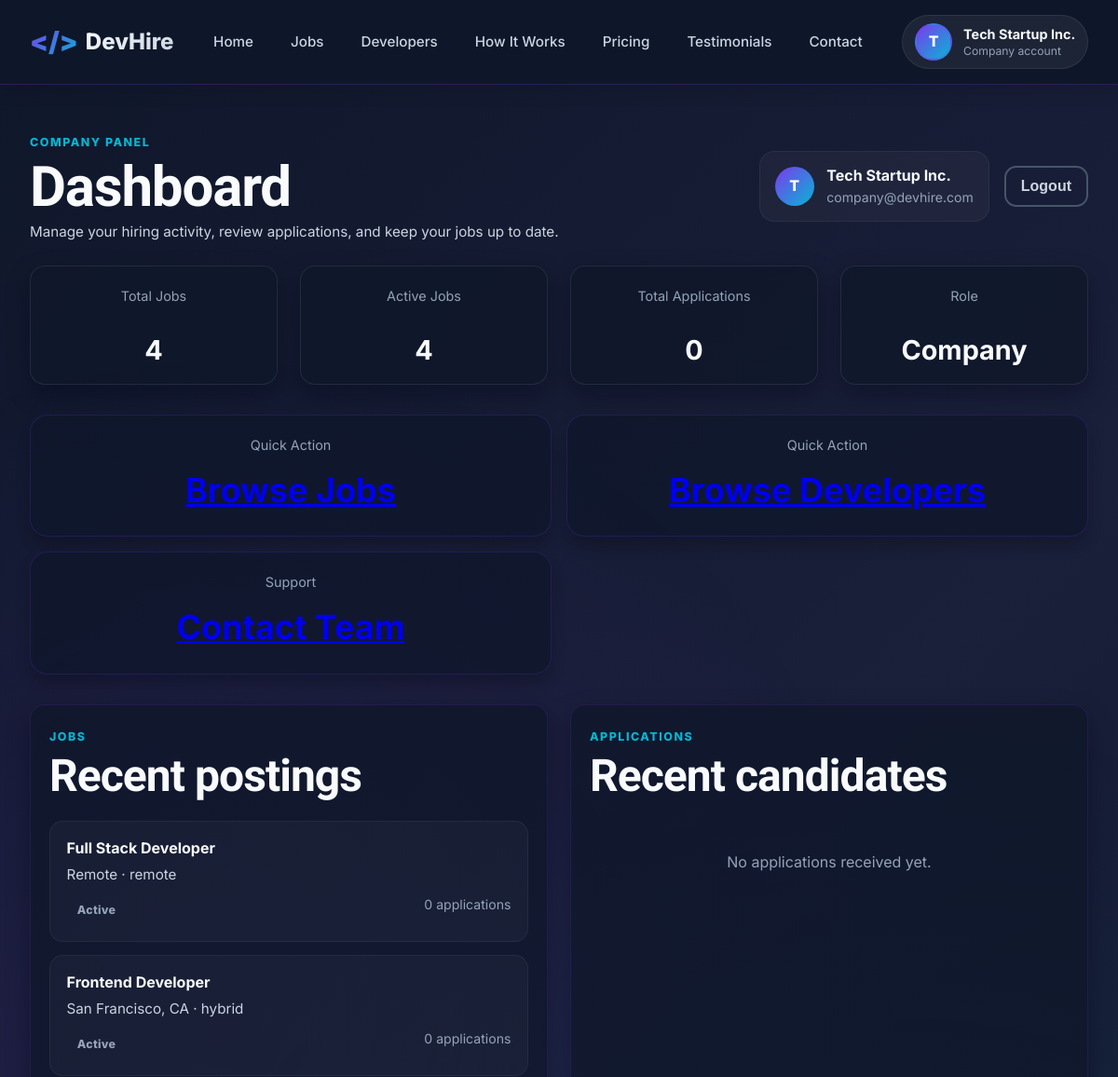
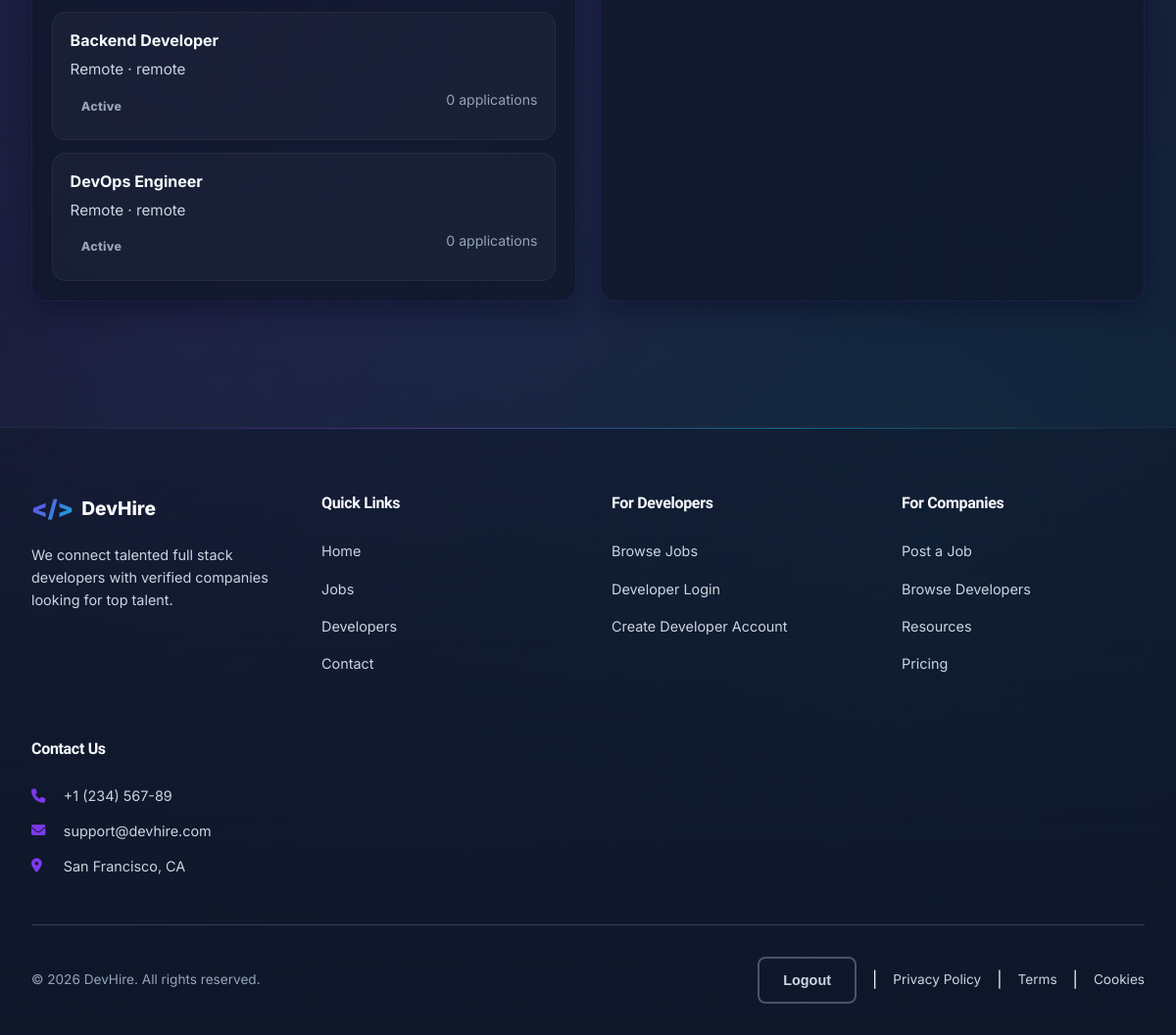
Screenshot of /company/dashboard.php (signed in) with the database file from the repository (2 pictures, top to bottom).
### tables this page shows
CREATE TABLE users (
    id INT PRIMARY KEY AUTO_INCREMENT,
    fullName VARCHAR(255) NOT NULL,
    email VARCHAR(255) NOT NULL UNIQUE,
    password VARCHAR(255) NOT NULL,
    firebase_uid VARCHAR(255) DEFAULT NULL UNIQUE,
    provider VARCHAR(100) DEFAULT 'password',
    phone VARCHAR(20) DEFAULT NULL,
    role ENUM('developer', 'company') NOT NULL DEFAULT 'developer',
    experience VARCHAR(50) DEFAULT NULL,
    techStack LONGTEXT DEFAULT NULL,
    portfolio_url VARCHAR(255) DEFAULT NULL,
    company_name VARCHAR(255) DEFAULT NULL,
    company_description LONGTEXT DEFAULT NULL,
    profile_image VARCHAR(255) DEFAULT NULL,
    bio LONGTEXT DEFAULT NULL,
    verified BOOLEAN NOT NULL DEFAULT FALSE,
    last_login_at TIMESTAMP NULL DEFAULT NULL,
    created_at TIMESTAMP NOT NULL DEFAULT CURRENT_TIMESTAMP,
    updated_at TIMESTAMP NOT NULL DEFAULT CURRENT_TIMESTAMP ON UPDATE CURRENT_TIMESTAMP,
    INDEX idx_email (email),
    INDEX idx_role (role),
    INDEX idx_firebase_uid (firebase_uid),
    INDEX idx_provider (provider)
);

CREATE TABLE jobs (
    id INT PRIMARY KEY AUTO_INCREMENT,
    title VARCHAR(255) NOT NULL,
    company_id INT NOT NULL,
    description LONGTEXT NOT NULL,
    requirements LONGTEXT NOT NULL,
    salary_min INT DEFAULT NULL,
    salary_max INT DEFAULT NULL,
    experience_level VARCHAR(50) DEFAULT NULL,
    job_type ENUM('full-time', 'part-time', 'contract', 'freelance') NOT NULL DEFAULT 'full-time',
    work_mode ENUM('remote', 'hybrid', 'on-site') NOT NULL DEFAULT 'remote',
    location VARCHAR(255) DEFAULT NULL,
    tech_stack LONGTEXT DEFAULT NULL,
    applications_count INT NOT NULL DEFAULT 0,
    status ENUM('active', 'inactive', 'closed') NOT NULL DEFAULT 'active',
    featured BOOLEAN NOT NULL DEFAULT FALSE,
    created_at TIMESTAMP NOT NULL DEFAULT CURRENT_TIMESTAMP,
    updated_at TIMESTAMP NOT NULL DEFAULT CURRENT_TIMESTAMP ON UPDATE CURRENT_TIMESTAMP,
    CONSTRAINT fk_jobs_company FOREIGN KEY (company_id) REFERENCES users(id) ON DELETE CASCADE,
    INDEX idx_status (status),
    INDEX idx_company (company_id),
    INDEX idx_featured (featured),
    FULLTEXT INDEX ft_title_description (title, description)
);

### company/dashboard.php (the view, shortened to what this page needs)
<?php
require_once __DIR__ . '/middleware.php';
$companyId = currentCompanyId();
$companyName = currentUserName();
$companyEmail = currentUserEmail();
$companyProfileStmt = $conn->prepare('SELECT fullName, email, company_name, company_description FROM users WHERE id = ? LIMIT 1');
$companyProfileStmt->bind_param('i', $companyId);
$companyProfileStmt->execute();
$companyProfile = $companyProfileStmt->get_result()->fetch_assoc() ?: [];
if (!empty($companyProfile)) {
    $companyName = (string) ($companyProfile['company_name'] ?? $companyProfile['fullName'] ?? $companyName);
    $companyEmail = (string) ($companyProfile['email'] ?? $companyEmail);
}
$totalJobsStmt = $conn->prepare('SELECT COUNT(*) AS total FROM jobs WHERE company_id = ?');
$totalJobsStmt->bind_param('i', $companyId);
$totalJobsStmt->execute();
$totalJobs = (int) ($totalJobsStmt->get_result()->fetch_assoc()['total'] ?? 0);
$activeJobsStmt = $conn->prepare("SELECT COUNT(*) AS total FROM jobs WHERE company_id = ? AND status = 'active'");
$activeJobsStmt->bind_param('i', $companyId);
$activeJobsStmt->execute();
$activeJobs = (int) ($activeJobsStmt->get_result()->fetch_assoc()['total'] ?? 0);
$applicationsStmt = $conn->prepare('SELECT COUNT(*) AS total FROM applications a INNER JOIN jobs j ON j.id = a.job_id WHERE j.company_id = ?');
$applicationsStmt->bind_param('i', $companyId);
$applicationsStmt->execute();
$totalApplications = (int) ($applicationsStmt->get_result()->fetch_assoc()['total'] ?? 0);
$recentApplicationsStmt = $conn->prepare('SELECT a.id, a.full_name, a.email, a.job_position, a.status, a.created_at, j.title AS job_title FROM applications a INNER JOIN jobs j ON j.id = a.job_id WHERE j.company_id = ? ORDER BY a.created_at DESC LIMIT 8');
$recentApplicationsStmt->bind_param('i', $companyId);
$recentApplicationsStmt->execute();
$recentApplications = $recentApplicationsStmt->get_result()->fetch_all(MYSQLI_ASSOC);
$recentJobsStmt = $conn->prepare('SELECT id, title, status, applications_count, location, work_mode, created_at FROM jobs WHERE company_id = ? ORDER BY created_at DESC LIMIT 6');
$recentJobsStmt->bind_param('i', $companyId);
$recentJobsStmt->execute();
$recentJobs = $recentJobsStmt->get_result()->fetch_all(MYSQLI_ASSOC);
include '../includes/header.php';
include '../includes/navbar.php';
?>
<section class="admin-shell">
    <div class="admin-hero">
        <div>
            <span class="eyebrow">Company Panel</span>
            <h1>Dashboard</h1>
            <p>Manage your hiring activity, review applications, and keep your jobs up to date.</p>
        </div>
        <div class="admin-hero-actions">
            <div class="admin-user-summary">
                <div class="admin-user-avatar"><?= htmlspecialchars(strtoupper(substr($companyName, 0, 1)), ENT_QUOTES, 'UTF-8') ?></div>
                <div>
                    <strong><?= htmlspecialchars($companyName, ENT_QUOTES, 'UTF-8') ?></strong>
                    <span><?= htmlspecialchars($companyEmail, ENT_QUOTES, 'UTF-8') ?></span>
                </div>
            </div>
            <?= renderLogoutForm('Logout', 'btn-secondary btn-inline') ?>
        </div>
    </div>
    <div class="dashboard-grid stats-grid-4">
        <article class="stat-card">
            <span>Total Jobs</span>
            <strong><?= number_format($totalJobs) ?></strong>
        </article>
        <article class="stat-card">
            <span>Active Jobs</span>
            <strong><?= number_format($activeJobs) ?></strong>
        </article>
        <article class="stat-card">
            <span>Total Applications</span>
            <strong><?= number_format($totalApplications) ?></strong>
        </article>
        <article class="stat-card">
            <span>Role</span>
            <strong>Company</strong>
        </article>
    </div>
    <div class="dashboard-grid stats-grid-2 mt-3">
        <article class="stat-card subtle">
            <span>Quick Action</span>
            <strong><a href="<?= appUrl('pages/jobs.php') ?>">Browse Jobs</a></strong>
        </article>
        <article class="stat-card subtle">
            <span>Quick Action</span>
            <strong><a href="<?= appUrl('pages/developers.php') ?>">Browse Developers</a></strong>
        </article>
        <article class="stat-card subtle">
            <span>Support</span>
            <strong><a href="<?= appUrl('pages/contact.php') ?>">Contact Team</a></strong>
        </article>
    </div>
    <div class="profile-panels panel-top-spacing">
        <section class="panel">
            <div class="panel-header">
                <div>
                    <span class="eyebrow">Jobs</span>
                    <h2>Recent postings</h2>
                </div>
            </div>
            <?php if (!empty($recentJobs)): ?>
                <div class="profile-list">
                    <?php foreach ($recentJobs as $job): ?>
                        <article class="profile-item-card">
                            <div>
                                <strong><?= htmlspecialchars($job['title'] ?? 'Untitled job', ENT_QUOTES, 'UTF-8') ?></strong>
                                <p><?= htmlspecialchars($job['location'] ?? 'Remote', ENT_QUOTES, 'UTF-8') ?> &middot; <?= htmlspecialchars($job['work_mode'] ?? 'remote', ENT_QUOTES, 'UTF-8') ?></p>
                            </div>
                            <div class="profile-item-meta">
                                <span class="status-badge status-<?= htmlspecialchars($job['status'] ?? 'active', ENT_QUOTES, 'UTF-8') ?>"><?= htmlspecialchars(ucfirst($job['status'] ?? 'active'), ENT_QUOTES, 'UTF-8') ?></span>
                                <span><?= number_format((int) ($job['applications_count'] ?? 0)) ?> applications</span>
                            </div>
                        </article>
                    <?php endforeach; ?>
                </div>
            <?php else: ?>
                <div class="empty-state">No jobs have been posted yet.</div>
            <?php endif; ?>
        </section>
        <section class="panel">
            <div class="panel-header">
                <div>
                    <span class="eyebrow">Applications</span>
                    <h2>Recent candidates</h2>
                </div>
            </div>
            <?php if (!empty($recentApplications)): ?>
                <div class="profile-list">
                    <?php foreach ($recentApplications as $application): ?>
                        <article class="profile-item-card">
                            <div>
                                <strong><?= htmlspecialchars($application['full_name'] ?? 'Applicant', ENT_QUOTES, 'UTF-8') ?></strong>
                                <p><?= htmlspecialchars($application['job_title'] ?? 'Job', ENT_QUOTES, 'UTF-8') ?> &middot; <?= htmlspecialchars($application['email'] ?? '', ENT_QUOTES, 'UTF-8') ?></p>
                            </div>
                            <div class="profile-item-meta">
                                <span class="status-badge status-<?= htmlspecialchars($application['status'] ?? 'pending', ENT_QUOTES, 'UTF-8') ?>"><?= htmlspecialchars(ucfirst($application['status'] ?? 'pending'), ENT_QUOTES, 'UTF-8') ?></span>
                                <span><?= htmlspecialchars(date('M j, Y', strtotime((string) $application['created_at'])), ENT_QUOTES, 'UTF-8') ?></span>
                            </div>
                        </article>
                    <?php endforeach; ?>
                </div>
            <?php else: ?>
                <div class="empty-state">No applications received yet.</div>
            <?php endif; ?>
        </section>
    </div>
</section>
<?php include '../includes/footer.php'; ?>

### rows the page displays
users: company_name "T", company_name "Tech Startup Inc.", email "company@devhire.com"
jobs: title "Full Stack Developer", location "Remote", work_mode "remote", status "Active", applications_count "0"
jobs: title "Frontend Developer", location "San Francisco, CA", work_mode "hybrid", status "Active", applications_count "0"
jobs: title "Backend Developer", location "Remote", work_mode "remote", status "Active", applications_count "0"
jobs: title "DevOps Engineer", location "Remote", work_mode "remote", status "Active", applications_count "0"

### other values shown
substr($displayName, 0, 1) "T"
$displayName "Tech Startup Inc."
roleLabel($currentRole) "Company"
$label "Logout Logout"
$totalJobs "4"
$activeJobs "4"
$totalApplications "0"
substr(CONTACT_PHONE, 0, 15) "+1 (234) 567-89"
CONTACT_SUPPORT_EMAIL "support@devhire.com"
